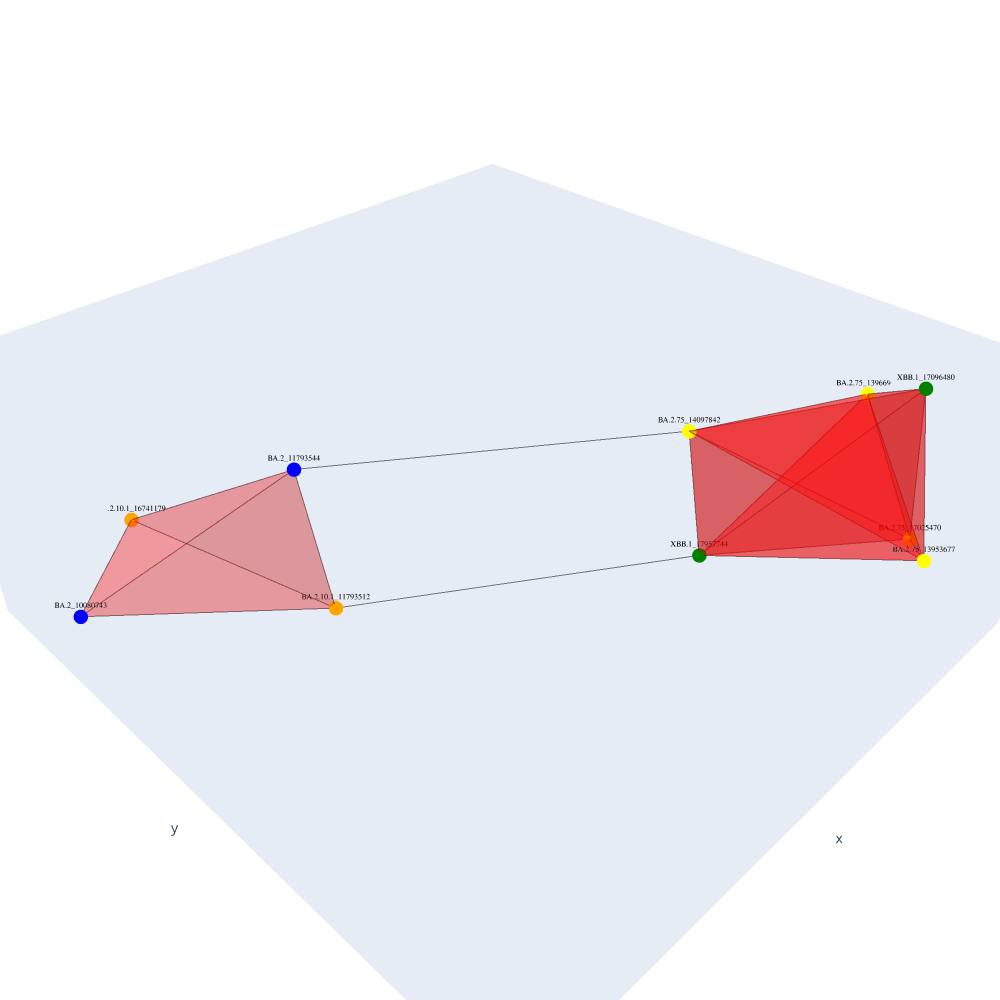

Here is the notebook cell this chart was saved with:
### Code cell
labels = [
    "XBB.1_hCoV-19/India/HP-NII-1567/2023|EPI_ISL_17096480|2023-02-16",
    "XBB.1_hCoV-19/India/UP-ILSGS21193/2023|EPI_ISL_17957744|2023-04-21",
    "BA.2.10.1_hCoV-19/India/KA-SEQ_14348_S209_R1_001/2022|EPI_ISL_11793512|2022-02-15",
    "BA.2.75_hCoV-19/India/HR-INSACOG-NII-1233/2022|EPI_ISL_14097842|2022-07-09",
    "BA.2.75_hCoV-19/India/HR-INSACOG/NII-1162/2022|EPI_ISL_13966919|2022-07-08",
    "BA.2.10.1_hCoV-19/India/TN-CORES_24939/2022|EPI_ISL_16741179|2022-01-03",
    "BA.2.75_hCoV-19/India/UP-IGIB2260PGI6431/2022|EPI_ISL_17025470|2022-08",
    "BA.2.75_hCoV-19/India/OR-RMRC_B-ICMR-INSACOG-BBS425522/2022|EPI_ISL_13953677|2022-07-10",
    "BA.2_hCoV-19/India/KA-SEQ_9767_S179_R1_001/2022|EPI_ISL_10080743|2022-01-02",
    "BA.2_hCoV-19/India/KA-SEQ_14412_S273_R1_001/2022|EPI_ISL_11793544|2022-02-01"
]
print("Visualizing 3D simplicial complex at filtration time 73")
visualize_simplicial_complex(simplex_tree, 74, vertex_names=format_labels(labels))
